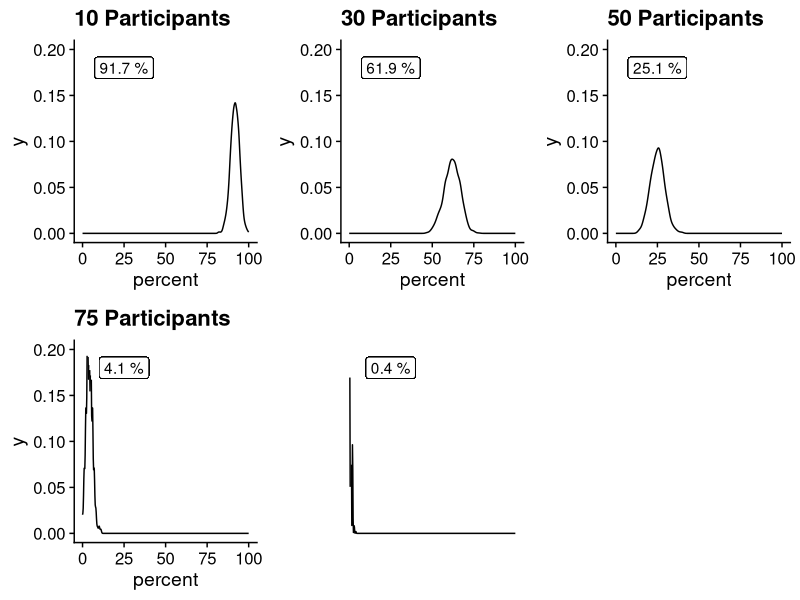

Recreate this plot in R. (Note: a time limit stopped this script after it produced the figure.)
## ---- chunk 1
knitr::opts_chunk$set(echo = TRUE)
## ---- chunk 2
library(ggplot2)
library(cowplot)

set.seed(42)


FalseNegative <- function(N){
  s <- NULL
  for (i in 1:1000){
    m <- NULL
    for (j in 1:100){
      data <- runif(N)
      a <- shapiro.test(data) 
      p <- a$p.value
      if (p > 0.05){
        m <- append(m,p)
      }
    }
    s <- append(s,length(m))
  }
  
  x <- seq(1:length(s))
  
  df <- data.frame(x,s)
  mu <- mean(df$s)
  mu <- round(mu, digits = 1)
  
  ggplot(df, aes(s)) +
    geom_density() +
    theme_cowplot() +
    #geom_vline(xintercept = mu) +
    geom_label(aes(x = 25, label = paste0(mu, " %"), y = 0.18)) +
    xlim(0,100) +
    ylim(0,.2) +
    labs(x = "percent",
         title = paste0(N, " Participants"))
}


data_plot <- function(N){
  points <- runif(N)
  participant <- seq(1:length(points))
  df_points <- data.frame(participant, points)
  ggplot(df_points, aes(participant, points)) +
    geom_point() +
    theme_cowplot() +
    labs(title = paste0(N, " Participants"))
  }


p1 <- FalseNegative(10)
p2 <- FalseNegative(30)
p3 <- FalseNegative(50)
p4 <- FalseNegative(75)
p5 <- FalseNegative(100)

p6 <- data_plot(50)

p_grid <- plot_grid(p1, p2, p3, p4, p5, p6)

pdf("/Users/ethan/Documents/GitHub/stat-simulations/shapiro_wilk/Shapiro_Wilk Simulation.pdf")
plot(p_grid)
dev.off()

plot(p_grid)
